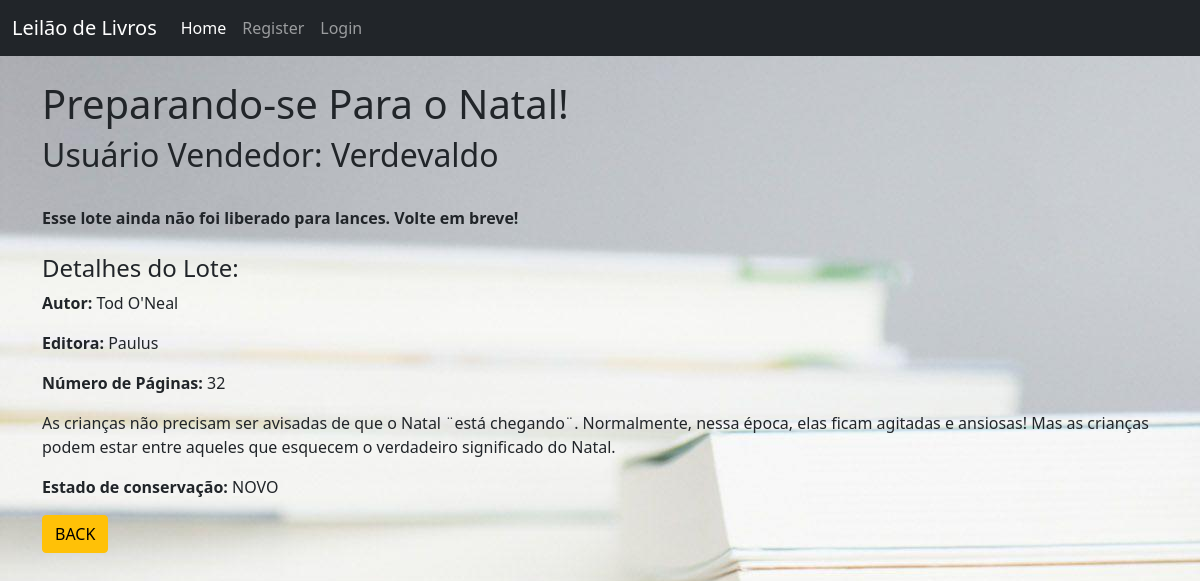
/lote/13/, run on the app's committed database.
### app/models.py (models this page shows, shortened)
class Lote(models.Model):
    cliente_vendedor = models.ForeignKey(User, on_delete=models.CASCADE)
    nome = models.CharField(max_length=200)
    descricao = models.TextField()
    estado_conservacao = models.TextField(
        choices=[('VELHO', 'VELHO'),
                 ('SEMINOVO', 'SEMINOVO'),
                 ('NOVO', 'NOVO')],
        default='VELHO',
    )
    autor = models.CharField(max_length=200, default="Autor")
    editora = models.CharField(max_length=200, default="Editora")
    numero_de_paginas = models.DecimalField(max_digits=5, decimal_places=0, default=0)
    valor_minimo_lance = models.DecimalField(max_digits=11, decimal_places=2, default=0)
    valor_minimo_incremento_por_lance = models.DecimalField(max_digits=11, decimal_places=2, default=0.01)
    valor_reserva = models.DecimalField(max_digits=11, decimal_places=2)
    data_inicio = models.DateTimeField()
    data_final = models.DateTimeField(null = True)
    valor_lance_mais_alto = models.DecimalField(max_digits=11, decimal_places=2, default=0)
    cliente_comprador_lance_mais_alto = models.ForeignKey(User, on_delete=models.SET_NULL, null=True, related_name='cliente_vendedor')
    taxa_comissao = models.DecimalField(max_digits=11, decimal_places=2, default=0)
    numero_de_lances = models.DecimalField(max_digits=11, decimal_places=0, default=0)
    liberado_para_lances = models.BooleanField(default=False)
    leilao_finalizado = models.BooleanField(default=False)
    lote_foi_vendido = models.BooleanField(default=False)

### app/views.py (the view)
# urls.py: path('lote/<int:pk>/', views.LoteDetailView.as_view(), name="lote_detail"),
class LoteDetailView(DetailView):
    model = models.Lote
    template_name = 'lote_detail.html'

### app/templates/lote_detail.html (shortened to what this page needs)
{% extends 'base.html' %}
{% block content %}
    <h1> {{ lote.nome }} </h1>
    <h2> Usuário Vendedor: {{ lote.cliente_vendedor.username }} </h2>
    <br/>
    {% if lote.liberado_para_lances == True %}
        {% if lote.leilao_finalizado == False %}
            {% if lote.valor_lance_mais_alto > 0 %}
                {% if lote.numero_de_lances == 1 %}
                    <p> Este lote recebeu {{ lote.numero_de_lances }} lance. </p>
                {% else %}
                    <p> Este lote recebeu {{ lote.numero_de_lances }} lances. </p>
                {% endif %}
                <br/>
                <h3> Atual lance vencedor :</h3>
                <p> {{ lote.cliente_comprador_lance_mais_alto.username }} deu um lance de {{ lote.valor_lance_mais_alto }} </p>
                <p> Valor mínimo de incremento = {{lote.valor_minimo_incremento_por_lance}}</p>
                <p><i>Após o Leiloeiro finalizar o leilão, será anunciado o vencedor.</i></p>
            {% else %}
                <h3>Ainda não tivemos lances nesse lote.</h3>
                <p>Valor minimo do lance = {{lote.valor_minimo_lance}}</p>
            {% endif %}
            <h4> Duração do Leilão {{ lote.data_inicio }} - {{ lote.data_final }}</h4>
        {% else %}
            {% if lote.valor_lance_mais_alto >= lote.valor_reserva %}
                <h3> O lote foi vendido! </h3>
                <p> {{ lote.cliente_comprador_lance_mais_alto.username }} comprou o lote por {{ lote.valor_lance_mais_alto }} </p>
            {% else %}
                <h3> O lote não foi vendido! </h3>
                {% if lote.valor_lance_mais_alto > 0 %}
                    <p> O lance mais alto <b>{{lote.valor_lance_mais_alto}}</b> não atingiu o valor de reserva: <b>{{lote.valor_reserva}}</b></p>
                {% else %}
                    <p> Não houveram lances nesse lote! </p>
                {% endif %}
            {% endif %}
            {% if lote.liberado_para_lances == True %}
                <h4> Duração do Leilão {{ lote.data_inicio }} - {{ lote.data_final }}</h4>
            {% endif %}
        {% endif %}
    {% else %}
        <strong>Esse lote ainda não foi liberado para lances. Volte em breve!</strong>
    {% endif %}
    <br/><br/>
    <h4>Detalhes do Lote:</h4>
    <p> <b>Autor:</b> {{lote.autor}}</p>
    <p> <b>Editora:</b> {{lote.editora}} </p>
    <p> <b>Número de Páginas:</b> {{lote.numero_de_paginas}} </p>
    <p> {{ lote.descricao }} </p>
    <p> <b>Estado de conservação:</b> {{ lote.estado_conservacao }}</p>
    <a href="{% url 'home' %}" class="btn btn-warning"> BACK </a>
{% endblock %}

### data on the page
Lote: nome "Preparando-se Para o Natal!", cliente_vendedor.username "Verdevaldo", autor "Tod O'Neal", editora "Paulus", numero_de_paginas "32", descricao "As crianças não precisam ser avisadas de que o Natal ¨está chegando¨. Normalmente, nessa época, elas ficam agitadas e ansiosas! Mas as crianças podem estar entre aqueles que esquecem o verdadeiro significado do Natal.", estado_conservacao "NOVO"
